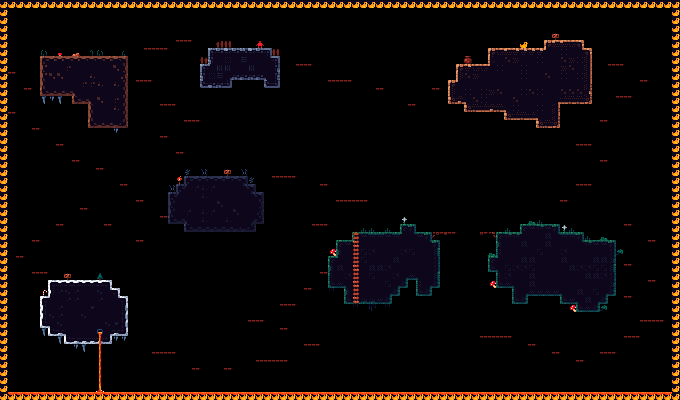

Below is a game level as drawn by its tile map, then a one-line description and the .tmx that defines it (tile-layer data replaced by summaries):
An orthogonal 85x50 tile map with 8x8 px tiles, 2 tile layers (Capa de patrones 1, decoracion), 2 tilesets.

<map version="1.5" tiledversion="1.7.0" orientation="orthogonal" renderorder="right-down" width="85" height="50" tilewidth="8" tileheight="8" infinite="0" nextlayerid="7" nextobjectid="1">
 <tileset firstgid="1" name="tiles" tilewidth="8" tileheight="8" tilecount="504" columns="24">
  <image source="tiles.png" width="192" height="168" />
  <wangsets>
   <wangset name="Plataformas" type="corner" tile="-1">
    <wangcolor name="piedra" color="#ff0000" tile="-1" probability="1" />
    <wangcolor name="lo fris" color="#00ff00" tile="-1" probability="1" />
    <wangcolor name="plantas" color="#0000ff" tile="-1" probability="1" />
    <wangcolor name="oscuro" color="#ff7700" tile="-1" probability="1" />
    <wangcolor name="navidad" color="#00e9ff" tile="-1" probability="1" />
    <wangcolor name="desierto" color="#ff00d8" tile="-1" probability="1" />
    <wangtile tileid="25" wangid="0,0,0,1,0,0,0,0" />
    <wangtile tileid="26" wangid="0,0,0,1,0,1,0,0" />
    <wangtile tileid="27" wangid="0,0,0,1,0,1,0,0" />
    <wangtile tileid="28" wangid="0,0,0,1,0,1,0,0" />
    <wangtile tileid="29" wangid="0,0,0,0,0,1,0,0" />
    <wangtile tileid="31" wangid="0,1,0,0,0,1,0,1" />
    <wangtile tileid="32" wangid="0,1,0,1,0,0,0,1" />
    <wangtile tileid="33" wangid="0,0,0,2,0,0,0,0" />
    <wangtile tileid="34" wangid="0,0,0,2,0,2,0,0" />
    <wangtile tileid="35" wangid="0,0,0,2,0,2,0,0" />
    <wangtile tileid="36" wangid="0,0,0,2,0,2,0,0" />
    <wangtile tileid="37" wangid="0,0,0,0,0,2,0,0" />
    <wangtile tileid="39" wangid="0,2,0,0,0,2,0,2" />
    <wangtile tileid="40" wangid="0,2,0,2,0,0,0,2" />
    <wangtile tileid="49" wangid="0,1,0,1,0,0,0,0" />
    <wangtile tileid="50" wangid="0,1,0,1,0,1,0,1" />
    <wangtile tileid="51" wangid="0,1,0,1,0,1,0,1" />
    <wangtile tileid="52" wangid="0,1,0,1,0,1,0,1" />
    <wangtile tileid="53" wangid="0,0,0,0,0,1,0,1" />
    <wangtile tileid="55" wangid="0,0,0,1,0,1,0,1" />
    <wangtile tileid="56" wangid="0,1,0,1,0,1,0,0" />
    <wangtile tileid="57" wangid="0,2,0,2,0,0,0,0" />
    <wangtile tileid="58" wangid="0,2,0,2,0,2,0,2" />
    <wangtile tileid="59" wangid="0,2,0,2,0,2,0,2" />
    <wangtile tileid="60" wangid="0,2,0,2,0,2,0,2" />
    <wangtile tileid="61" wangid="0,0,0,0,0,2,0,2" />
    <wangtile tileid="63" wangid="0,0,0,2,0,2,0,2" />
    <wangtile tileid="64" wangid="0,2,0,2,0,2,0,0" />
    <wangtile tileid="73" wangid="0,1,0,1,0,0,0,0" />
    <wangtile tileid="74" wangid="0,1,0,1,0,1,0,1" />
    <wangtile tileid="75" wangid="0,1,0,1,0,1,0,1" />
    <wangtile tileid="76" wangid="0,1,0,1,0,1,0,1" />
    <wangtile tileid="77" wangid="0,0,0,0,0,1,0,1" />
    <wangtile tileid="81" wangid="0,2,0,2,0,0,0,0" />
    <wangtile tileid="82" wangid="0,2,0,2,0,2,0,2" />
    <wangtile tileid="83" wangid="0,2,0,2,0,2,0,2" />
    <wangtile tileid="84" wangid="0,2,0,2,0,2,0,2" />
    <wangtile tileid="85" wangid="0,0,0,0,0,2,0,2" />
    <wangtile tileid="97" wangid="0,1,0,1,0,0,0,0" />
    <wangtile tileid="98" wangid="0,1,0,1,0,1,0,1" />
    <wangtile tileid="99" wangid="0,1,0,1,0,1,0,1" />
    <wangtile tileid="100" wangid="0,1,0,1,0,1,0,1" />
    <wangtile tileid="101" wangid="0,0,0,0,0,1,0,1" />
    <wangtile tileid="105" wangid="0,2,0,2,0,0,0,0" />
    <wangtile tileid="106" wangid="0,2,0,2,0,2,0,2" />
    <wangtile tileid="107" wangid="0,2,0,2,0,2,0,2" />
    <wangtile tileid="108" wangid="0,2,0,2,0,2,0,2" />
    <wangtile tileid="109" wangid="0,0,0,0,0,2,0,2" />
    <wangtile tileid="121" wangid="0,1,0,0,0,0,0,0" />
    <wangtile tileid="122" wangid="0,1,0,0,0,0,0,1" />
    <wangtile tileid="123" wangid="0,1,0,0,0,0,0,1" />
    <wangtile tileid="124" wangid="0,1,0,0,0,0,0,1" />
    <wangtile tileid="125" wangid="0,0,0,0,0,0,0,1" />
    <wangtile tileid="129" wangid="0,2,0,0,0,0,0,0" />
    <wangtile tileid="130" wangid="0,2,0,0,0,0,0,2" />
    <wangtile tileid="131" wangid="0,2,0,0,0,0,0,2" />
    <wangtile tileid="132" wangid="0,2,0,0,0,0,0,2" />
    <wangtile tileid="133" wangid="0,0,0,0,0,0,0,2" />
    <wangtile tileid="193" wangid="0,0,0,3,0,0,0,0" />
    <wangtile tileid="194" wangid="0,0,0,3,0,3,0,0" />
    <wangtile tileid="195" wangid="0,0,0,3,0,3,0,0" />
    <wangtile tileid="196" wangid="0,0,0,3,0,3,0,0" />
    <wangtile tileid="197" wangid="0,0,0,0,0,3,0,0" />
    <wangtile tileid="199" wangid="0,3,0,0,0,3,0,3" />
    <wangtile tileid="200" wangid="0,3,0,3,0,0,0,3" />
    <wangtile tileid="201" wangid="0,0,0,4,0,0,0,0" />
    <wangtile tileid="202" wangid="0,0,0,4,0,4,0,0" />
    <wangtile tileid="203" wangid="0,0,0,4,0,4,0,0" />
    <wangtile tileid="204" wangid="0,0,0,4,0,4,0,0" />
    <wangtile tileid="205" wangid="0,0,0,0,0,4,0,0" />
    <wangtile tileid="207" wangid="0,4,0,0,0,4,0,4" />
    <wangtile tileid="208" wangid="0,4,0,4,0,0,0,4" />
    <wangtile tileid="217" wangid="0,3,0,3,0,0,0,0" />
    <wangtile tileid="218" wangid="0,3,0,3,0,3,0,3" />
    <wangtile tileid="219" wangid="0,3,0,3,0,3,0,3" />
    <wangtile tileid="220" wangid="0,3,0,3,0,3,0,3" />
    <wangtile tileid="221" wangid="0,0,0,0,0,3,0,3" />
    <wangtile tileid="223" wangid="0,0,0,3,0,3,0,3" />
    <wangtile tileid="224" wangid="0,3,0,3,0,3,0,0" />
    <wangtile tileid="225" wangid="0,4,0,4,0,0,0,0" />
    <wangtile tileid="226" wangid="0,4,0,4,0,4,0,4" />
    <wangtile tileid="227" wangid="0,4,0,4,0,4,0,4" />
    <wangtile tileid="228" wangid="0,4,0,4,0,4,0,4" />
    <wangtile tileid="229" wangid="0,0,0,0,0,4,0,4" />
    <wangtile tileid="231" wangid="0,0,0,4,0,4,0,4" />
    <wangtile tileid="232" wangid="0,4,0,4,0,4,0,0" />
    <wangtile tileid="241" wangid="0,3,0,3,0,0,0,0" />
    <wangtile tileid="242" wangid="0,3,0,3,0,3,0,3" />
    <wangtile tileid="243" wangid="0,3,0,3,0,3,0,3" />
    <wangtile tileid="244" wangid="0,3,0,3,0,3,0,3" />
    <wangtile tileid="245" wangid="0,0,0,0,0,3,0,3" />
    <wangtile tileid="249" wangid="0,4,0,4,0,0,0,0" />
    <wangtile tileid="250" wangid="0,4,0,4,0,4,0,4" />
    <wangtile tileid="251" wangid="0,4,0,4,0,4,0,4" />
    <wangtile tileid="252" wangid="0,4,0,4,0,4,0,4" />
    <wangtile tileid="253" wangid="0,0,0,0,0,4,0,4" />
    <wangtile tileid="265" wangid="0,3,0,3,0,0,0,0" />
    <wangtile tileid="266" wangid="0,3,0,3,0,3,0,3" />
    <wangtile tileid="267" wangid="0,3,0,3,0,3,0,3" />
    <wangtile tileid="268" wangid="0,3,0,3,0,3,0,3" />
    <wangtile tileid="269" wangid="0,0,0,0,0,3,0,3" />
    <wangtile tileid="273" wangid="0,4,0,4,0,0,0,0" />
    <wangtile tileid="274" wangid="0,4,0,4,0,4,0,4" />
    <wangtile tileid="275" wangid="0,4,0,4,0,4,0,4" />
    <wangtile tileid="276" wangid="0,4,0,4,0,4,0,4" />
    <wangtile tileid="277" wangid="0,0,0,0,0,4,0,4" />
    <wangtile tileid="289" wangid="0,3,0,0,0,0,0,0" />
    <wangtile tileid="290" wangid="0,3,0,0,0,0,0,3" />
    <wangtile tileid="291" wangid="0,3,0,0,0,0,0,3" />
    <wangtile tileid="292" wangid="0,3,0,0,0,0,0,3" />
    <wangtile tileid="293" wangid="0,0,0,0,0,0,0,3" />
    <wangtile tileid="297" wangid="0,4,0,0,0,0,0,0" />
    <wangtile tileid="298" wangid="0,4,0,0,0,0,0,4" />
    <wangtile tileid="299" wangid="0,4,0,0,0,0,0,4" />
    <wangtile tileid="300" wangid="0,4,0,0,0,0,0,4" />
    <wangtile tileid="301" wangid="0,0,0,0,0,0,0,4" />
    <wangtile tileid="361" wangid="0,0,0,5,0,0,0,0" />
    <wangtile tileid="362" wangid="0,0,0,5,0,5,0,0" />
    <wangtile tileid="363" wangid="0,0,0,5,0,5,0,0" />
    <wangtile tileid="364" wangid="0,0,0,5,0,5,0,0" />
    <wangtile tileid="365" wangid="0,0,0,0,0,5,0,0" />
    <wangtile tileid="367" wangid="0,5,0,0,0,5,0,5" />
    <wangtile tileid="368" wangid="0,5,0,5,0,0,0,5" />
    <wangtile tileid="369" wangid="0,0,0,6,0,0,0,0" />
    <wangtile tileid="370" wangid="0,0,0,6,0,6,0,0" />
    <wangtile tileid="371" wangid="0,0,0,6,0,6,0,0" />
    <wangtile tileid="372" wangid="0,0,0,6,0,6,0,0" />
    <wangtile tileid="373" wangid="0,0,0,0,0,6,0,0" />
    <wangtile tileid="375" wangid="0,6,0,0,0,6,0,6" />
    <wangtile tileid="376" wangid="0,6,0,6,0,0,0,6" />
    <wangtile tileid="385" wangid="0,5,0,5,0,0,0,0" />
    <wangtile tileid="386" wangid="0,5,0,5,0,5,0,5" />
    <wangtile tileid="387" wangid="0,5,0,5,0,5,0,5" />
    <wangtile tileid="388" wangid="0,5,0,5,0,5,0,5" />
    <wangtile tileid="389" wangid="0,0,0,0,0,5,0,5" />
    <wangtile tileid="391" wangid="0,0,0,5,0,5,0,5" />
    <wangtile tileid="392" wangid="0,5,0,5,0,5,0,0" />
    <wangtile tileid="393" wangid="0,6,0,6,0,0,0,0" />
    <wangtile tileid="394" wangid="0,6,0,6,0,6,0,6" />
    <wangtile tileid="395" wangid="0,6,0,6,0,6,0,6" />
    <wangtile tileid="396" wangid="0,6,0,6,0,6,0,6" />
    <wangtile tileid="397" wangid="0,0,0,0,0,6,0,6" />
    <wangtile tileid="399" wangid="0,0,0,6,0,6,0,6" />
    <wangtile tileid="400" wangid="0,6,0,6,0,6,0,0" />
    <wangtile tileid="409" wangid="0,5,0,5,0,0,0,0" />
    <wangtile tileid="410" wangid="0,5,0,5,0,5,0,5" />
    <wangtile tileid="411" wangid="0,5,0,5,0,5,0,5" />
    <wangtile tileid="412" wangid="0,5,0,5,0,5,0,5" />
    <wangtile tileid="413" wangid="0,0,0,0,0,5,0,5" />
    <wangtile tileid="417" wangid="0,6,0,6,0,0,0,0" />
    <wangtile tileid="418" wangid="0,6,0,6,0,6,0,6" />
    <wangtile tileid="419" wangid="0,6,0,6,0,6,0,6" />
    <wangtile tileid="420" wangid="0,6,0,6,0,6,0,6" />
    <wangtile tileid="421" wangid="0,0,0,0,0,6,0,6" />
    <wangtile tileid="433" wangid="0,5,0,5,0,0,0,0" />
    <wangtile tileid="434" wangid="0,5,0,5,0,5,0,5" />
    <wangtile tileid="435" wangid="0,5,0,5,0,5,0,5" />
    <wangtile tileid="436" wangid="0,5,0,5,0,5,0,5" />
    <wangtile tileid="437" wangid="0,0,0,0,0,5,0,5" />
    <wangtile tileid="441" wangid="0,6,0,6,0,0,0,0" />
    <wangtile tileid="442" wangid="0,6,0,6,0,6,0,6" />
    <wangtile tileid="443" wangid="0,6,0,6,0,6,0,6" />
    <wangtile tileid="444" wangid="0,6,0,6,0,6,0,6" />
    <wangtile tileid="445" wangid="0,0,0,0,0,6,0,6" />
    <wangtile tileid="457" wangid="0,5,0,0,0,0,0,0" />
    <wangtile tileid="458" wangid="0,5,0,0,0,0,0,5" />
    <wangtile tileid="459" wangid="0,5,0,0,0,0,0,5" />
    <wangtile tileid="460" wangid="0,5,0,0,0,0,0,5" />
    <wangtile tileid="461" wangid="0,0,0,0,0,0,0,5" />
    <wangtile tileid="465" wangid="0,6,0,0,0,0,0,0" />
    <wangtile tileid="466" wangid="0,6,0,0,0,0,0,6" />
    <wangtile tileid="467" wangid="0,6,0,0,0,0,0,6" />
    <wangtile tileid="468" wangid="0,6,0,0,0,0,0,6" />
    <wangtile tileid="469" wangid="0,0,0,0,0,0,0,6" />
   </wangset>
  </wangsets>
 </tileset>
 <tileset firstgid="505" name="Tiled 2.0" tilewidth="8" tileheight="8" tilecount="504" columns="24">
  <image source="Tiled 2.0.png" width="192" height="168" />
 </tileset>
 <layer id="1" name="Capa de patrones 1" width="85" height="50">
  <data>[4250 cells, 3531 non-empty, 183 distinct tile ids]</data>
 </layer>
 <layer id="5" name="decoracion" width="85" height="50">
  <data>[4250 cells, 221 non-empty, 20 distinct tile ids]</data>
 </layer>
</map>
